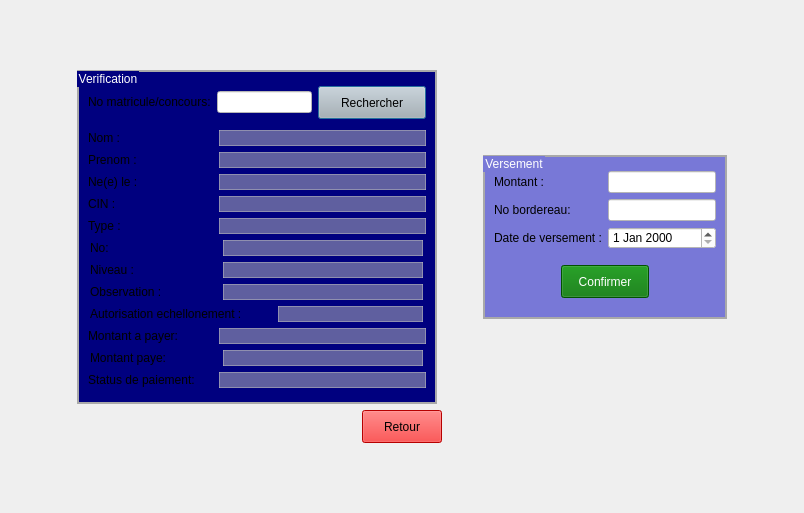
<?xml version="1.0" encoding="UTF-8"?>
<ui version="4.0">
 <class>inscription</class>
 <widget class="QDialog" name="inscription">
  <property name="geometry">
   <rect>
    <x>0</x>
    <y>0</y>
    <width>804</width>
    <height>513</height>
   </rect>
  </property>
  <property name="windowTitle">
   <string>Payement</string>
  </property>
  <layout class="QGridLayout" name="gridLayout_5">
   <item row="0" column="2">
    <spacer name="verticalSpacer_5">
     <property name="orientation">
      <enum>Qt::Vertical</enum>
     </property>
     <property name="sizeHint" stdset="0">
      <size>
       <width>20</width>
       <height>9</height>
      </size>
     </property>
    </spacer>
   </item>
   <item row="1" column="0">
    <spacer name="horizontalSpacer_3">
     <property name="orientation">
      <enum>Qt::Horizontal</enum>
     </property>
     <property name="sizeHint" stdset="0">
      <size>
       <width>56</width>
       <height>20</height>
      </size>
     </property>
    </spacer>
   </item>
   <item row="1" column="1" colspan="2">
    <layout class="QVBoxLayout" name="verticalLayout">
     <item>
      <layout class="QGridLayout" name="gridLayout_4">
       <item row="0" column="0" rowspan="3">
        <widget class="QGroupBox" name="groupBox">
         <property name="minimumSize">
          <size>
           <width>360</width>
           <height>0</height>
          </size>
         </property>
         <property name="maximumSize">
          <size>
           <width>360</width>
           <height>16777215</height>
          </size>
         </property>
         <property name="styleSheet">
          <string notr="true">QGroupBox{
	
	
	background-color: rgb(0, 0, 127);
	color: #fff;
	border: 2px solid darkgray;
}</string>
         </property>
         <property name="title">
          <string>Verification</string>
         </property>
         <layout class="QGridLayout" name="gridLayout_3">
          <item row="10" column="0">
           <layout class="QHBoxLayout" name="horizontalLayout_12">
            <item>
             <widget class="QLabel" name="label_9">
              <property name="minimumSize">
               <size>
                <width>125</width>
                <height>0</height>
               </size>
              </property>
              <property name="maximumSize">
               <size>
                <width>125</width>
                <height>16777215</height>
               </size>
              </property>
              <property name="text">
               <string>Observation :</string>
              </property>
             </widget>
            </item>
            <item>
             <widget class="QLabel" name="inp_observation">
              <property name="minimumSize">
               <size>
                <width>200</width>
                <height>0</height>
               </size>
              </property>
              <property name="maximumSize">
               <size>
                <width>200</width>
                <height>16777215</height>
               </size>
              </property>
              <property name="styleSheet">
               <string notr="true">QLabel{
	border: 1px solid rgba(191, 191, 191, 0.5);
	background-color: rgba(191, 191, 191, 0.5);
	color: #000;
}</string>
              </property>
              <property name="text">
               <string/>
              </property>
             </widget>
            </item>
           </layout>
          </item>
          <item row="5" column="0">
           <layout class="QHBoxLayout" name="horizontalLayout_5">
            <item>
             <widget class="QLabel" name="label_4">
              <property name="minimumSize">
               <size>
                <width>125</width>
                <height>0</height>
               </size>
              </property>
              <property name="maximumSize">
               <size>
                <width>125</width>
                <height>16777215</height>
               </size>
              </property>
              <property name="text">
               <string>Ne(e) le :</string>
              </property>
             </widget>
            </item>
            <item>
             <widget class="QLabel" name="inp_naissance">
              <property name="minimumSize">
               <size>
                <width>200</width>
                <height>0</height>
               </size>
              </property>
              <property name="styleSheet">
               <string notr="true">QLabel{
	border: 1px solid rgba(191, 191, 191, 0.5);
	background-color: rgba(191, 191, 191, 0.5);
	color: #000;
}</string>
              </property>
              <property name="text">
               <string/>
              </property>
             </widget>
            </item>
           </layout>
          </item>
          <item row="7" column="0">
           <layout class="QHBoxLayout" name="horizontalLayout_7">
            <item>
             <widget class="QLabel" name="label_6">
              <property name="minimumSize">
               <size>
                <width>125</width>
                <height>0</height>
               </size>
              </property>
              <property name="maximumSize">
               <size>
                <width>125</width>
                <height>16777215</height>
               </size>
              </property>
              <property name="text">
               <string>Type :</string>
              </property>
             </widget>
            </item>
            <item>
             <widget class="QLabel" name="inp_type">
              <property name="minimumSize">
               <size>
                <width>200</width>
                <height>0</height>
               </size>
              </property>
              <property name="styleSheet">
               <string notr="true">QLabel{
	border: 1px solid rgba(191, 191, 191, 0.5);
	background-color: rgba(191, 191, 191, 0.5);
	color: #000;
}</string>
              </property>
              <property name="text">
               <string/>
              </property>
             </widget>
            </item>
           </layout>
          </item>
          <item row="11" column="0">
           <layout class="QHBoxLayout" name="horizontalLayout_14">
            <item>
             <widget class="QLabel" name="label_10">
              <property name="minimumSize">
               <size>
                <width>180</width>
                <height>0</height>
               </size>
              </property>
              <property name="maximumSize">
               <size>
                <width>180</width>
                <height>16777215</height>
               </size>
              </property>
              <property name="text">
               <string>Autorisation echellonement :</string>
              </property>
             </widget>
            </item>
            <item>
             <widget class="QLabel" name="inp_autEchel">
              <property name="minimumSize">
               <size>
                <width>145</width>
                <height>0</height>
               </size>
              </property>
              <property name="maximumSize">
               <size>
                <width>145</width>
                <height>16777215</height>
               </size>
              </property>
              <property name="styleSheet">
               <string notr="true">QLabel{
	border: 1px solid rgba(191, 191, 191, 0.5);
	background-color: rgba(191, 191, 191, 0.5);
	color: #000;
}</string>
              </property>
              <property name="text">
               <string/>
              </property>
             </widget>
            </item>
           </layout>
          </item>
          <item row="0" column="0">
           <spacer name="verticalSpacer_8">
            <property name="orientation">
             <enum>Qt::Vertical</enum>
            </property>
            <property name="sizeType">
             <enum>QSizePolicy::Fixed</enum>
            </property>
            <property name="sizeHint" stdset="0">
             <size>
              <width>20</width>
              <height>5</height>
             </size>
            </property>
           </spacer>
          </item>
          <item row="14" column="0">
           <layout class="QHBoxLayout" name="horizontalLayout_9">
            <item>
             <widget class="QLabel" name="label_11">
              <property name="minimumSize">
               <size>
                <width>125</width>
                <height>0</height>
               </size>
              </property>
              <property name="maximumSize">
               <size>
                <width>125</width>
                <height>16777215</height>
               </size>
              </property>
              <property name="text">
               <string>Status de paiement:</string>
              </property>
             </widget>
            </item>
            <item>
             <widget class="QLabel" name="inp_StatuPaiement">
              <property name="minimumSize">
               <size>
                <width>200</width>
                <height>0</height>
               </size>
              </property>
              <property name="styleSheet">
               <string notr="true">QLabel{
	border: 1px solid rgba(191, 191, 191, 0.5);
	background-color: rgba(191, 191, 191, 0.5);
	color: #000;
}</string>
              </property>
              <property name="text">
               <string/>
              </property>
             </widget>
            </item>
           </layout>
          </item>
          <item row="13" column="0">
           <layout class="QHBoxLayout" name="horizontalLayout_13">
            <item>
             <widget class="QLabel" name="label_7">
              <property name="minimumSize">
               <size>
                <width>125</width>
                <height>0</height>
               </size>
              </property>
              <property name="maximumSize">
               <size>
                <width>125</width>
                <height>16777215</height>
               </size>
              </property>
              <property name="text">
               <string>Montant paye:</string>
              </property>
             </widget>
            </item>
            <item>
             <widget class="QLabel" name="inp_montPayer">
              <property name="minimumSize">
               <size>
                <width>200</width>
                <height>0</height>
               </size>
              </property>
              <property name="maximumSize">
               <size>
                <width>200</width>
                <height>16777215</height>
               </size>
              </property>
              <property name="styleSheet">
               <string notr="true">QLabel{
	border: 1px solid rgba(191, 191, 191, 0.5);
	background-color: rgba(191, 191, 191, 0.5);
	color: #000;
}</string>
              </property>
              <property name="text">
               <string/>
              </property>
             </widget>
            </item>
           </layout>
          </item>
          <item row="3" column="0">
           <layout class="QHBoxLayout" name="horizontalLayout_3">
            <item>
             <widget class="QLabel" name="label_2">
              <property name="minimumSize">
               <size>
                <width>125</width>
                <height>0</height>
               </size>
              </property>
              <property name="maximumSize">
               <size>
                <width>125</width>
                <height>16777215</height>
               </size>
              </property>
              <property name="text">
               <string>Nom :</string>
              </property>
             </widget>
            </item>
            <item>
             <widget class="QLabel" name="inp_nom">
              <property name="minimumSize">
               <size>
                <width>200</width>
                <height>0</height>
               </size>
              </property>
              <property name="styleSheet">
               <string notr="true">QLabel{
	border: 1px solid rgba(191, 191, 191, 0.5);
	background-color: rgba(191, 191, 191, 0.5);
	color: #000;
}</string>
              </property>
              <property name="text">
               <string/>
              </property>
             </widget>
            </item>
           </layout>
          </item>
          <item row="12" column="0">
           <layout class="QHBoxLayout" name="horizontalLayout_8">
            <item>
             <widget class="QLabel" name="label_12">
              <property name="minimumSize">
               <size>
                <width>125</width>
                <height>0</height>
               </size>
              </property>
              <property name="maximumSize">
               <size>
                <width>125</width>
                <height>16777215</height>
               </size>
              </property>
              <property name="text">
               <string>Montant a payer:</string>
              </property>
             </widget>
            </item>
            <item>
             <widget class="QLabel" name="inp_montApayer">
              <property name="minimumSize">
               <size>
                <width>200</width>
                <height>0</height>
               </size>
              </property>
              <property name="styleSheet">
               <string notr="true">QLabel{
	border: 1px solid rgba(191, 191, 191, 0.5);
	background-color: rgba(191, 191, 191, 0.5);
	color: #000;
}</string>
              </property>
              <property name="text">
               <string/>
              </property>
             </widget>
            </item>
           </layout>
          </item>
          <item row="4" column="0">
           <layout class="QHBoxLayout" name="horizontalLayout_4">
            <item>
             <widget class="QLabel" name="label_3">
              <property name="minimumSize">
               <size>
                <width>125</width>
                <height>0</height>
               </size>
              </property>
              <property name="maximumSize">
               <size>
                <width>125</width>
                <height>16777215</height>
               </size>
              </property>
              <property name="text">
               <string>Prenom :</string>
              </property>
             </widget>
            </item>
            <item>
             <widget class="QLabel" name="inp_prenom">
              <property name="minimumSize">
               <size>
                <width>200</width>
                <height>0</height>
               </size>
              </property>
              <property name="styleSheet">
               <string notr="true">QLabel{
	border: 1px solid rgba(191, 191, 191, 0.5);
	background-color: rgba(191, 191, 191, 0.5);
	color: #000;
}</string>
              </property>
              <property name="text">
               <string/>
              </property>
             </widget>
            </item>
           </layout>
          </item>
          <item row="9" column="0">
           <layout class="QHBoxLayout" name="horizontalLayout_11">
            <item>
             <widget class="QLabel" name="label_8">
              <property name="minimumSize">
               <size>
                <width>125</width>
                <height>0</height>
               </size>
              </property>
              <property name="maximumSize">
               <size>
                <width>125</width>
                <height>16777215</height>
               </size>
              </property>
              <property name="text">
               <string>Niveau :</string>
              </property>
             </widget>
            </item>
            <item>
             <widget class="QLabel" name="inp_niveau">
              <property name="minimumSize">
               <size>
                <width>200</width>
                <height>0</height>
               </size>
              </property>
              <property name="maximumSize">
               <size>
                <width>200</width>
                <height>16777215</height>
               </size>
              </property>
              <property name="styleSheet">
               <string notr="true">QLabel{
	border: 1px solid rgba(191, 191, 191, 0.5);
	background-color: rgba(191, 191, 191, 0.5);
	color: #000;
}</string>
              </property>
              <property name="text">
               <string/>
              </property>
             </widget>
            </item>
           </layout>
          </item>
          <item row="1" column="0">
           <layout class="QHBoxLayout" name="horizontalLayout_2">
            <item>
             <widget class="QLabel" name="label">
              <property name="text">
               <string>&lt;html&gt;&lt;head/&gt;&lt;body&gt;&lt;p&gt;No matricule/concours:&lt;/p&gt;&lt;/body&gt;&lt;/html&gt;</string>
              </property>
             </widget>
            </item>
            <item>
             <widget class="QLineEdit" name="bar_inp_idEtudiant">
              <property name="styleSheet">
               <string notr="true">QLineEdit{
	background-color: #fff;
	color:  #000;
}</string>
              </property>
              <property name="text">
               <string/>
              </property>
             </widget>
            </item>
            <item>
             <widget class="QPushButton" name="pushButton">
              <property name="toolTip">
               <string>&lt;html&gt;&lt;head/&gt;&lt;body&gt;&lt;p&gt;&amp;lt;center&amp;gt;&amp;lt;strong&amp;gt;Add&amp;lt;/strong&amp;gt;&amp;lt;/center&amp;gt;&lt;/p&gt;&lt;/body&gt;&lt;/html&gt;</string>
              </property>
              <property name="styleSheet">
               <string notr="true">QPushButton{
	color: rgb(0, 0, 0);
	background-color: rgb(182, 182, 182);
	height: 25px;
	width: 100px;
	font: 81 11pt &quot;Fira Sans Compressed ExtraBold&quot;;
}</string>
              </property>
              <property name="text">
               <string>Rechercher</string>
              </property>
             </widget>
            </item>
           </layout>
          </item>
          <item row="8" column="0">
           <layout class="QHBoxLayout" name="horizontalLayout_10">
            <item>
             <widget class="QLabel" name="idEtudian">
              <property name="minimumSize">
               <size>
                <width>125</width>
                <height>0</height>
               </size>
              </property>
              <property name="maximumSize">
               <size>
                <width>125</width>
                <height>16777215</height>
               </size>
              </property>
              <property name="text">
               <string>No:</string>
              </property>
             </widget>
            </item>
            <item>
             <widget class="QLabel" name="inp_idEtudiant">
              <property name="minimumSize">
               <size>
                <width>200</width>
                <height>0</height>
               </size>
              </property>
              <property name="maximumSize">
               <size>
                <width>200</width>
                <height>16777215</height>
               </size>
              </property>
              <property name="styleSheet">
               <string notr="true">QLabel{
	border: 1px solid rgba(191, 191, 191, 0.5);
	background-color: rgba(191, 191, 191, 0.5);
	color: #000;
}</string>
              </property>
              <property name="text">
               <string/>
              </property>
             </widget>
            </item>
           </layout>
          </item>
          <item row="6" column="0">
           <layout class="QHBoxLayout" name="horizontalLayout_6">
            <item>
             <widget class="QLabel" name="label_5">
              <property name="minimumSize">
               <size>
                <width>125</width>
                <height>0</height>
               </size>
              </property>
              <property name="maximumSize">
               <size>
                <width>125</width>
                <height>16777215</height>
               </size>
              </property>
              <property name="text">
               <string>CIN :</string>
              </property>
             </widget>
            </item>
            <item>
             <widget class="QLabel" name="inp_CIN">
              <property name="minimumSize">
               <size>
                <width>200</width>
                <height>0</height>
               </size>
              </property>
              <property name="styleSheet">
               <string notr="true">QLabel{
	border: 1px solid rgba(191, 191, 191, 0.5);
	background-color: rgba(191, 191, 191, 0.5);
	color: #000;
}</string>
              </property>
              <property name="text">
               <string/>
              </property>
             </widget>
            </item>
           </layout>
          </item>
          <item row="2" column="0">
           <spacer name="verticalSpacer_7">
            <property name="orientation">
             <enum>Qt::Vertical</enum>
            </property>
            <property name="sizeType">
             <enum>QSizePolicy::Fixed</enum>
            </property>
            <property name="sizeHint" stdset="0">
             <size>
              <width>20</width>
              <height>5</height>
             </size>
            </property>
           </spacer>
          </item>
          <item row="15" column="0">
           <spacer name="verticalSpacer_9">
            <property name="orientation">
             <enum>Qt::Vertical</enum>
            </property>
            <property name="sizeType">
             <enum>QSizePolicy::Fixed</enum>
            </property>
            <property name="sizeHint" stdset="0">
             <size>
              <width>20</width>
              <height>5</height>
             </size>
            </property>
           </spacer>
          </item>
         </layout>
        </widget>
       </item>
       <item row="0" column="2">
        <spacer name="verticalSpacer_3">
         <property name="orientation">
          <enum>Qt::Vertical</enum>
         </property>
         <property name="sizeHint" stdset="0">
          <size>
           <width>20</width>
           <height>40</height>
          </size>
         </property>
        </spacer>
       </item>
       <item row="1" column="1">
        <spacer name="horizontalSpacer_4">
         <property name="orientation">
          <enum>Qt::Horizontal</enum>
         </property>
         <property name="sizeHint" stdset="0">
          <size>
           <width>40</width>
           <height>20</height>
          </size>
         </property>
        </spacer>
       </item>
       <item row="1" column="2">
        <widget class="QGroupBox" name="groupBox_2">
         <property name="styleSheet">
          <string notr="true">QGroupBox{
	background-color: rgba(1, 1, 191, 0.5);
	color: #fff;
	border: 2px solid darkgray;
}</string>
         </property>
         <property name="title">
          <string>Versement</string>
         </property>
         <layout class="QGridLayout" name="gridLayout_2">
          <item row="0" column="0">
           <layout class="QGridLayout" name="gridLayout">
            <item row="1" column="0">
             <widget class="QLabel" name="label_13">
              <property name="text">
               <string>Montant :</string>
              </property>
             </widget>
            </item>
            <item row="3" column="1">
             <widget class="QDateEdit" name="vers_inp_date">
              <property name="styleSheet">
               <string notr="true">QDateEdit{
	background-color: #fff;
	color: #000;
}
</string>
              </property>
             </widget>
            </item>
            <item row="2" column="1">
             <widget class="QLineEdit" name="vers_inp_borderau">
              <property name="styleSheet">
               <string notr="true">QLineEdit{
	background-color: #fff;
	color:  #000;
}</string>
              </property>
             </widget>
            </item>
            <item row="2" column="0">
             <widget class="QLabel" name="label_14">
              <property name="text">
               <string>No bordereau:</string>
              </property>
             </widget>
            </item>
            <item row="1" column="1">
             <widget class="QLineEdit" name="vers_inp_montant">
              <property name="styleSheet">
               <string notr="true">QLineEdit{
	background-color: #fff;
	color:  #000;
}</string>
              </property>
              <property name="text">
               <string/>
              </property>
             </widget>
            </item>
            <item row="3" column="0">
             <widget class="QLabel" name="label_15">
              <property name="text">
               <string>Date de versement :</string>
              </property>
             </widget>
            </item>
            <item row="0" column="0">
             <spacer name="verticalSpacer_10">
              <property name="orientation">
               <enum>Qt::Vertical</enum>
              </property>
              <property name="sizeType">
               <enum>QSizePolicy::Fixed</enum>
              </property>
              <property name="sizeHint" stdset="0">
               <size>
                <width>20</width>
                <height>5</height>
               </size>
              </property>
             </spacer>
            </item>
           </layout>
          </item>
          <item row="1" column="0">
           <spacer name="verticalSpacer_2">
            <property name="orientation">
             <enum>Qt::Vertical</enum>
            </property>
            <property name="sizeType">
             <enum>QSizePolicy::Fixed</enum>
            </property>
            <property name="sizeHint" stdset="0">
             <size>
              <width>20</width>
              <height>10</height>
             </size>
            </property>
           </spacer>
          </item>
          <item row="2" column="0">
           <layout class="QHBoxLayout" name="horizontalLayout">
            <item>
             <spacer name="horizontalSpacer">
              <property name="orientation">
               <enum>Qt::Horizontal</enum>
              </property>
              <property name="sizeHint" stdset="0">
               <size>
                <width>40</width>
                <height>20</height>
               </size>
              </property>
             </spacer>
            </item>
            <item>
             <widget class="QPushButton" name="pushButton_2">
              <property name="styleSheet">
               <string notr="true">QPushButton{
	background-color: rgb(0, 113, 0);
	height: 25px;
	width: 80px;
	font: 81 italic 11pt &quot;Fira Sans Compressed ExtraBold&quot;;
	color: #fff;
}

QPushButton:pressed{
	background-color: rgb(0, 85, 0);
}</string>
              </property>
              <property name="text">
               <string>Confirmer</string>
              </property>
             </widget>
            </item>
            <item>
             <spacer name="horizontalSpacer_2">
              <property name="orientation">
               <enum>Qt::Horizontal</enum>
              </property>
              <property name="sizeHint" stdset="0">
               <size>
                <width>40</width>
                <height>20</height>
               </size>
              </property>
             </spacer>
            </item>
           </layout>
          </item>
          <item row="3" column="0">
           <spacer name="verticalSpacer">
            <property name="orientation">
             <enum>Qt::Vertical</enum>
            </property>
            <property name="sizeType">
             <enum>QSizePolicy::Fixed</enum>
            </property>
            <property name="sizeHint" stdset="0">
             <size>
              <width>20</width>
              <height>10</height>
             </size>
            </property>
           </spacer>
          </item>
         </layout>
        </widget>
       </item>
       <item row="2" column="2">
        <spacer name="verticalSpacer_4">
         <property name="orientation">
          <enum>Qt::Vertical</enum>
         </property>
         <property name="sizeHint" stdset="0">
          <size>
           <width>20</width>
           <height>40</height>
          </size>
         </property>
        </spacer>
       </item>
      </layout>
     </item>
     <item>
      <layout class="QHBoxLayout" name="horizontalLayout_15">
       <item>
        <spacer name="horizontalSpacer_7">
         <property name="orientation">
          <enum>Qt::Horizontal</enum>
         </property>
         <property name="sizeHint" stdset="0">
          <size>
           <width>40</width>
           <height>20</height>
          </size>
         </property>
        </spacer>
       </item>
       <item>
        <widget class="QPushButton" name="logout">
         <property name="styleSheet">
          <string notr="true">QPushButton{
	height: 25px;
	font: 81 Italic 11pt &quot;Fira Sans Compressed ExtraBold&quot;;
	color: black;
	background-color: red;
}

QpushButton:pressed{
	background-color: rgb(182, 7, 7);
}</string>
         </property>
         <property name="text">
          <string>Retour</string>
         </property>
        </widget>
       </item>
       <item>
        <spacer name="horizontalSpacer_6">
         <property name="orientation">
          <enum>Qt::Horizontal</enum>
         </property>
         <property name="sizeHint" stdset="0">
          <size>
           <width>250</width>
           <height>20</height>
          </size>
         </property>
        </spacer>
       </item>
      </layout>
     </item>
    </layout>
   </item>
   <item row="1" column="3">
    <spacer name="horizontalSpacer_5">
     <property name="orientation">
      <enum>Qt::Horizontal</enum>
     </property>
     <property name="sizeHint" stdset="0">
      <size>
       <width>46</width>
       <height>20</height>
      </size>
     </property>
    </spacer>
   </item>
   <item row="2" column="1">
    <spacer name="verticalSpacer_6">
     <property name="orientation">
      <enum>Qt::Vertical</enum>
     </property>
     <property name="sizeHint" stdset="0">
      <size>
       <width>20</width>
       <height>9</height>
      </size>
     </property>
    </spacer>
   </item>
  </layout>
 </widget>
 <resources/>
 <connections/>
</ui>
